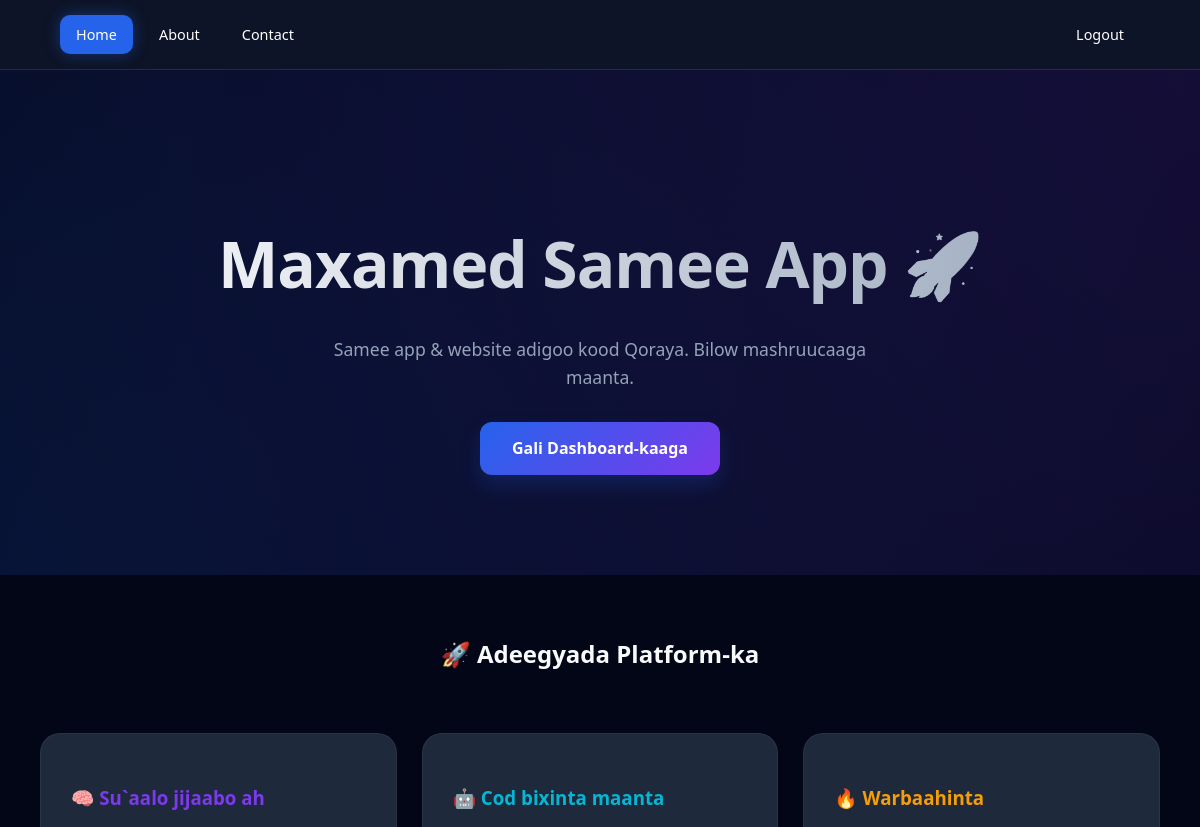
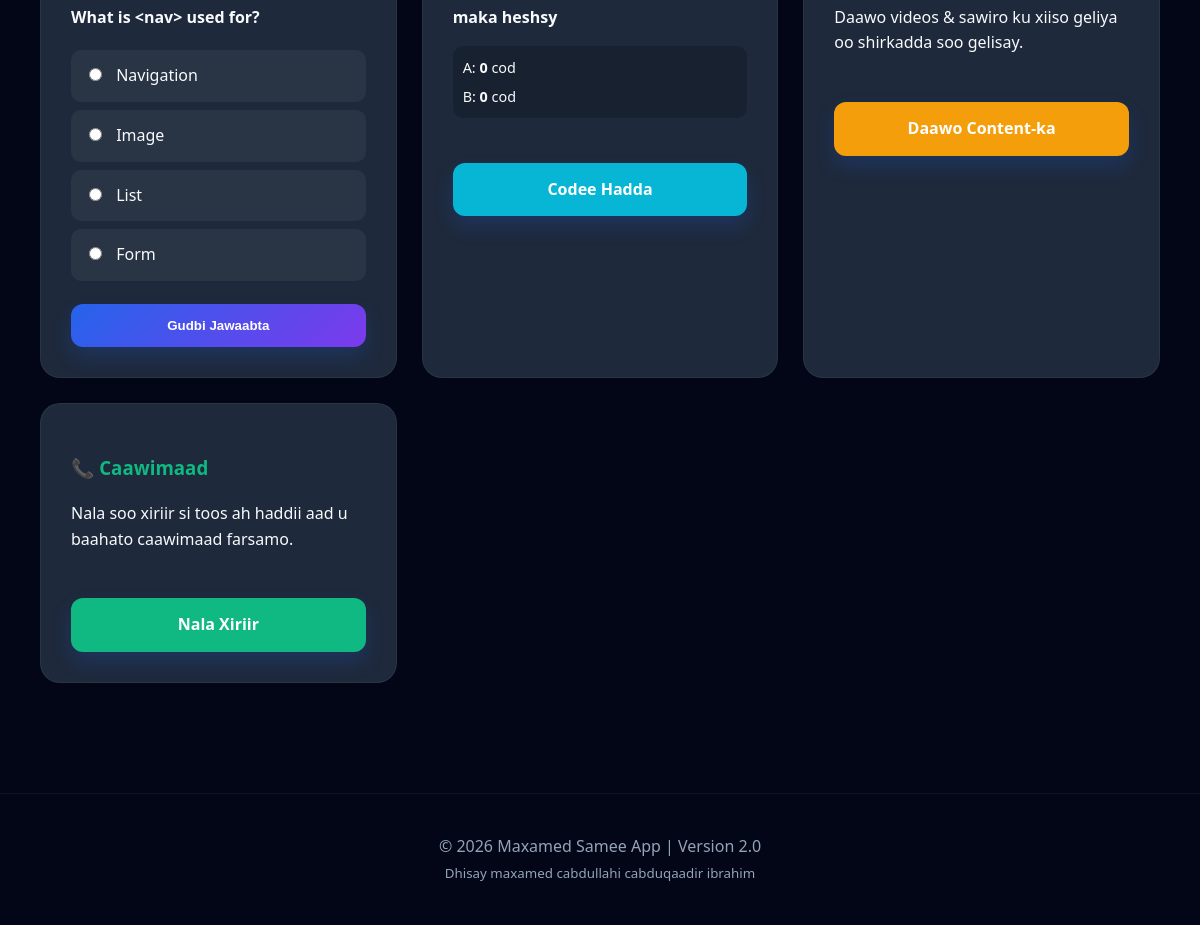
Screenshot of / (signed in) with the database file from the repository (2 pictures, top to bottom).
### core/models.py (models this page shows, shortened)
class Quiz(models.Model):
    question = models.CharField(max_length=500)
    option1 = models.CharField(max_length=255)
    option2 = models.CharField(max_length=255)
    option3 = models.CharField(max_length=255)
    option4 = models.CharField(max_length=255)
    correct_answer = models.CharField(max_length=255)
    is_active = models.BooleanField(default=True)
    created_at = models.DateTimeField(auto_now_add=True)
    class Meta:
        verbose_name_plural = "Quizzes"

class Poll(models.Model):
    question = models.CharField(max_length=255)
    option1 = models.CharField(max_length=100)
    option2 = models.CharField(max_length=100)
    votes1 = models.IntegerField(default=0)
    votes2 = models.IntegerField(default=0)
    is_active = models.BooleanField(default=True)

### core/views.py (the view)
# urls.py: path('', views.home, name='home'),
def home(request):
    setting = SiteSetting.objects.first()
    if setting and setting.maintenance_mode and not request.user.is_staff:
        return redirect('maintenance')
    contents = HomepageContent.objects.filter(is_active=True).order_by('-created_at')
    main_contents = Content.objects.all().order_by('-created_at')
    quizzes = Quiz.objects.filter(is_active=True)
    quiz = random.choice(quizzes) if quizzes.exists() else None
    poll = Poll.objects.filter(is_active=True).last()
    return render(request, 'core/homepage.html', {
        'contents': contents,
        'main_contents': main_contents,
        'setting': setting,
        'quiz': quiz,
        'poll': poll
    })

### core/templates/core/homepage.html (shortened to what this page needs)
<!DOCTYPE html>
<html lang="en">
<head>
</head>
<body>
<div class="nav">
  <div class="nav-links">
    <a href="/" class="active">Home</a>
    <a href="/about/">About</a>
    <a href="/contact/">Contact</a>
  </div>
  <div class="nav-links">
    {% if user.is_authenticated %}
      <a href="/logout/">Logout</a>
    {% else %}
      <a href="/login/">Login</a>
      <a href="/register/">Sign Up</a>
    {% endif %}
  </div>
</div>
<div class="hero">
  <h1>Maxamed Samee App 🚀</h1>
  <p>Samee app & website adigoo kood Qoraya. Bilow mashruucaaga maanta.</p>
  {% if not user.is_authenticated %}
    <a href="/register/" class="btn">Bilow Hadda (Free)</a>
  {% else %}
    <a href="/dashboard/" class="btn">Gali Dashboard-kaaga</a>
  {% endif %}
</div>
<div class="container">
  <h2 class="section-title">🚀 Adeegyada Platform-ka</h2>
  <div class="grid">
    <div class="card">
      <h3 style="color: var(--secondary);">🧠 Su`aalo jijaabo ah</h3>
      {% if quiz %}
        <p style="font-weight: bold; margin-bottom: 20px;">{{ quiz.question }}</p>
        <form action="{% url 'submit_quiz' %}" method="POST">
            <label class="quiz-option">
                <input type="radio" name="answer" value="{{ quiz.option1 }}" required> {{ quiz.option1 }}
            </label>
            <label class="quiz-option">
                <input type="radio" name="answer" value="{{ quiz.option2 }}"> {{ quiz.option2 }}
            </label>
            <label class="quiz-option">
                <input type="radio" name="answer" value="{{ quiz.option3 }}"> {{ quiz.option3 }}
            </label>
            <label class="quiz-option">
                <input type="radio" name="answer" value="{{ quiz.option4 }}"> {{ quiz.option4 }}
            </label>
            <button type="submit" class="btn" style="margin-top:15px; width:100%;">Gudbi Jawaabta</button>
        </form>
      {% else %}
        <p>Hadda ma jiro Quiz firfircoon.</p>
        <a href="/quiz/" class="btn" style="width:100%; text-align:center;">Eeg Dhammaan</a>
      {% endif %}
    </div>
    <div class="card">
      <h3 style="color: #06b6d4;">🤖 Cod bixinta maanta </h3>
      {% if poll %}
        <p style="font-weight: bold;">{{ poll.question }}</p>
        <div style="margin: 15px 0; background: rgba(0,0,0,0.2); padding: 10px; border-radius: 10px;">
            <div style="margin-bottom: 5px; font-size: 0.9rem;">
                A: <b>{{ poll.votes1 }}</b> cod
            </div>
            <div style="font-size: 0.9rem;">
                B: <b>{{ poll.votes2 }}</b> cod
            </div>
        </div>
        <a href="/poll/" class="btn" style="width:100%; text-align:center; background: #06b6d4;">Codee Hadda</a>
      {% else %}
        <p>Hadda ma jirto codbixin firfircoon.</p>
        <a href="/poll/" class="btn" style="width:100%; text-align:center;">Tag Polls</a>
      {% endif %}
    </div>
    <div class="card">
      <h3 style="color: #f59e0b;">🔥 Warbaahinta </h3>
      <p>Daawo videos & sawiro ku xiiso geliya oo shirkadda soo gelisay.</p>
      <a href="/content/" class="btn" style="width:100%; text-align:center; background: #f59e0b;">Daawo Content-ka</a>
    </div>
    <div class="card">
      <h3 style="color: #10b981;">📞 Caawimaad</h3>
      <p>Nala soo xiriir si toos ah haddii aad u baahato caawimaad farsamo.</p>
      <a href="/contact/" class="btn" style="width:100%; text-align:center; background: #10b981;">Nala Xiriir</a>
    </div>
  </div>
</div>
<div class="footer">
  © 2026 Maxamed Samee App | Version 2.0 <br>
  <small style="color: var(--muted);">Dhisay maxamed cabdullahi cabduqaadir ibrahim</small>
</div>
</body>
</html>

### core/templates/core/homepage.html (style rules this page uses)
:root { --bg: #020617; --nav: rgba(15, 23, 42, 0.9); --card: #1e293b; --primary: #2563eb; --secondary: #7c3aed; --text: #f8fafc; --muted: #94a3b8; --glow: rgba(37, 99, 235, 0.4); --success: #22c55e; --error: #ef4444; }
* { box-sizing: border-box; }
body { margin: 0; font-family: 'Plus Jakarta Sans', system-ui, sans-serif; background: var(--bg); color: var(--text); overflow-x: hidden; line-height: 1.6; }
.nav { background: var(--nav); backdrop-filter: blur(15px); -webkit-backdrop-filter: blur(15px); padding: 15px 5%; display: flex; justify-content: space-between; align-items: center; position: sticky; top: 0; z-index: 1000; border-bottom: 1px solid rgba(255, 255, 255, 0.1); }
.nav-links { display: flex; gap: 10px; }
.nav a { color: white; text-decoration: none; padding: 8px 16px; border-radius: 10px; font-size: 0.9rem; font-weight: 500; transition: 0.3s; }
.nav a:hover, .nav a.active { background: var(--primary); box-shadow: 0 0 15px var(--glow); }
.hero { text-align: center; padding: 100px 20px; background: radial-gradient(circle at top right, rgba(124, 58, 237, 0.15), transparent), radial-gradient(circle at bottom left, rgba(37, 99, 235, 0.15), transparent); }
.hero h1 { font-size: clamp(32px, 10vw, 64px); margin-bottom: 20px; background: linear-gradient(to right, #fff, #94a3b8); -webkit-background-clip: text; -webkit-text-fill-color: transparent; font-weight: 800; letter-spacing: -1px; }
.hero p { color: var(--muted); max-width: 600px; margin: 0 auto; font-size: 1.1rem; }
.btn { display: inline-block; margin-top: 30px; padding: 14px 32px; background: linear-gradient(135deg, var(--primary), var(--secondary)); color: white; border-radius: 12px; text-decoration: none; border: none; font-weight: 700; box-shadow: 0 10px 20px rgba(37, 99, 235, 0.2); transition: 0.3s; cursor: pointer; }
.container { max-width: 1200px; margin: 0 auto; padding: 40px 20px; }
.section-title { text-align: center; margin-bottom: 40px; }
.grid { display: grid; grid-template-columns: repeat(auto-fit, minmax(300px, 1fr)); gap: 25px; padding: 20px; }
.card { background: var(--card); padding: 30px; border-radius: 20px; border: 1px solid rgba(255, 255, 255, 0.05); transition: 0.4s cubic-bezier(0.4, 0, 0.2, 1); }
.quiz-option { display: block; background: rgba(255, 255, 255, 0.05); padding: 12px; margin-bottom: 8px; border-radius: 10px; cursor: pointer; transition: 0.2s; border: 1px solid transparent; text-align: left; }
.quiz-option input { margin-right: 10px; }
.footer { text-align: center; padding: 40px; margin-top: 50px; color: var(--muted); border-top: 1px solid rgba(255, 255, 255, 0.05); }

### rows the page displays
Quiz: question "What is <nav> used for?", option1 "Navigation", option2 "Image", option3 "List", option4 "Form"
Poll: question "maka heshsy", votes1 "0", votes2 "0"
